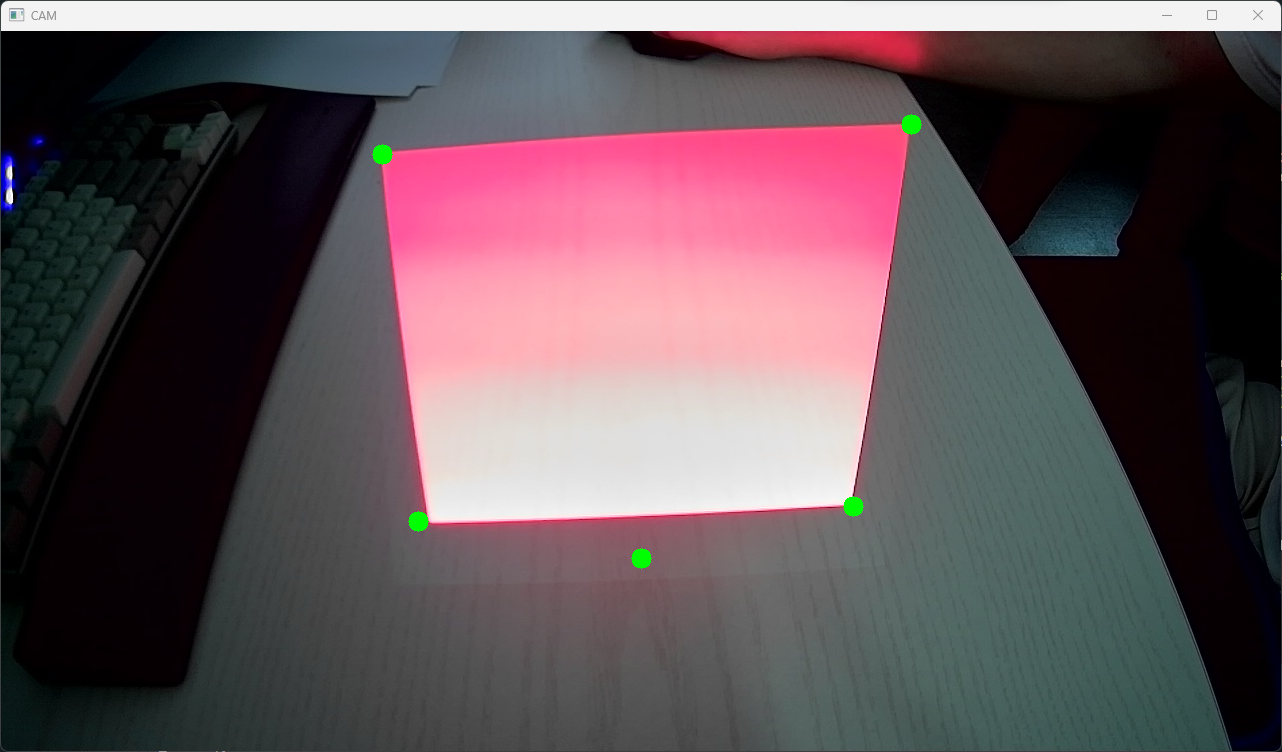
#> input picture test.png, 1282 x 752 px, given in place of the camera
$ jupyter execute edge.ipynb
#> lines starting #> are read from the running program, lines starting #| are printed output that depends on the picture; after the words box and inside, x2 and y2 are one past the last pixel; in counts of white or black regions, pixels touching at a corner belong together
#> further down, image is the input picture: shape (752, 1282, 3); mean B, G, R 87.2, 81.9, 96.9
[cell 1]
import cv2
import numpy as np
import matplotlib.pyplot as plt

[cell 2]
# 초록색 영역을 추출하는 함수
def find_green_corners(image):
    # 이미지를 HSV 색상 공간으로 변환
    hsv = cv2.cvtColor(image, cv2.COLOR_BGR2HSV)
#> hsv: shape (752, 1282, 3); mean H, S, V 101.3, 100.6, 103

    # 초록색 범위 정의 (HSV)
    lower_green = np.array([20, 20, 20])  # 초록색의 하한값
    upper_green = np.array([80, 255, 255])  # 초록색의 상한값

    # 초록색 영역만을 추출
    mask = cv2.inRange(hsv, lower_green, upper_green)
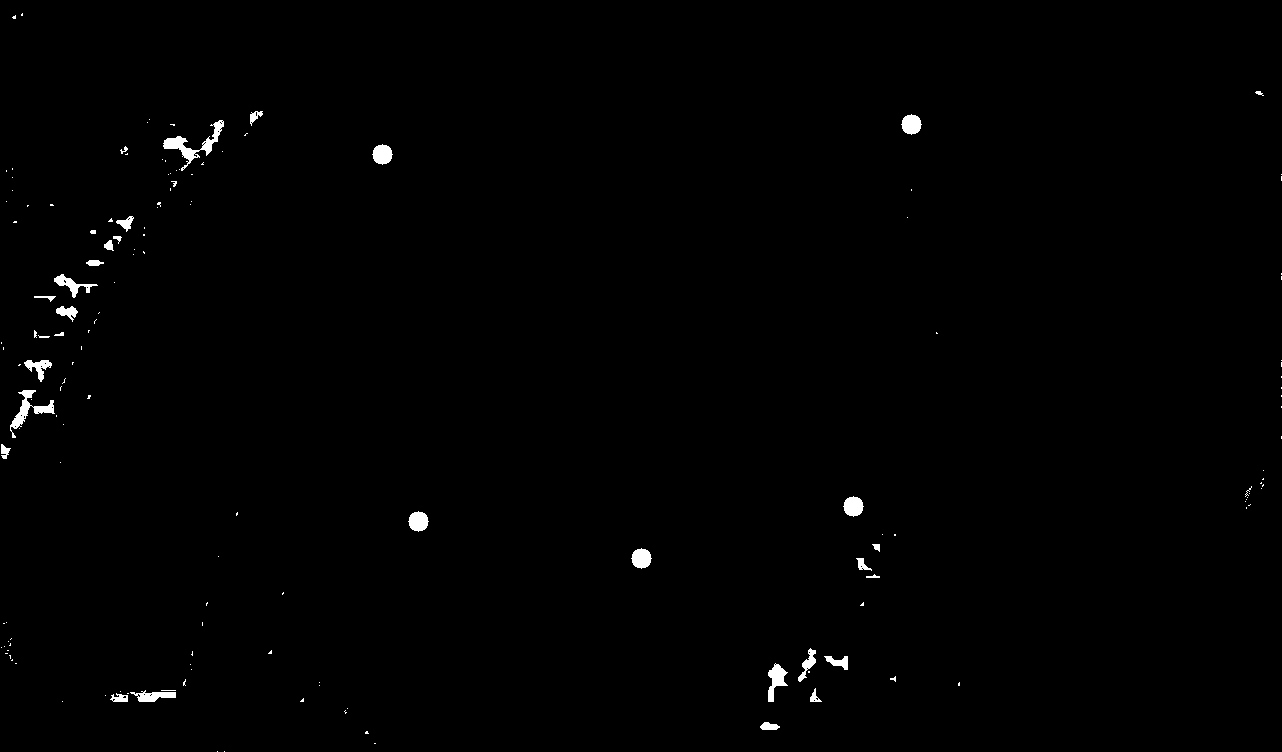
#> mask: shape (752, 1282); 0.65% white; 154 white regions (122 under 20 px)

    # 마스크 이미지로부터 초록색 영역을 추출
    result = cv2.bitwise_and(image, image, mask=mask)

    # 초록색 영역의 윤곽선 검출
    contours, _ = cv2.findContours(mask, cv2.RETR_EXTERNAL, cv2.CHAIN_APPROX_SIMPLE)
#> contours = 154 contours, 128 with area under 20; largest, box (x1, y1, x2, y2) and area: (163, 120, 224, 171) 600, (10, 390, 55, 438) 454, (768, 663, 788, 702) 335, (631, 548, 652, 569) 288, (408, 511, 429, 532) 288

    # 가장 큰 윤곽선 찾기 (초록색 영역이 여러 개인 경우 가장 큰 영역을 선택)
    if len(contours) > 0:
        largest_contour = max(contours, key=cv2.contourArea)
#> largest_contour = contour of 127 points, box (x1, y1, x2, y2) (163, 120, 224, 171), area 600

        # 다각형 근사화를 사용해 꼭짓점 찾기
        epsilon = 0.02 * cv2.arcLength(largest_contour, True)
#> epsilon = 5.64
        approx = cv2.approxPolyDP(largest_contour, epsilon, True)
#> approx = contour of 14 points, box (x1, y1, x2, y2) (164, 120, 223, 171), area 556

        # 꼭짓점 좌표 추출
        corners = [tuple(point[0]) for point in approx]
#> corners = [(222, 120), (210, 125), (214, 138), (199, 150), (186, 148), (180, 136), (164, 140), (164, 148), (178, 147), (189, 160), (181, 170), (199, 157), (196, 151), (211, 150)]

        # 이미지에 꼭짓점 표시 및 좌표 출력
        for corner in corners:
            cv2.circle(image, corner, 5, (0, 0, 255), -1)  # 빨간색 점으로 표시
            cv2.putText(image, f"{corner}", (corner[0] + 5, corner[1] - 5),
                        cv2.FONT_HERSHEY_SIMPLEX, 0.5, (255, 0, 0), 5, cv2.LINE_AA)
#> this loop made 14 passes
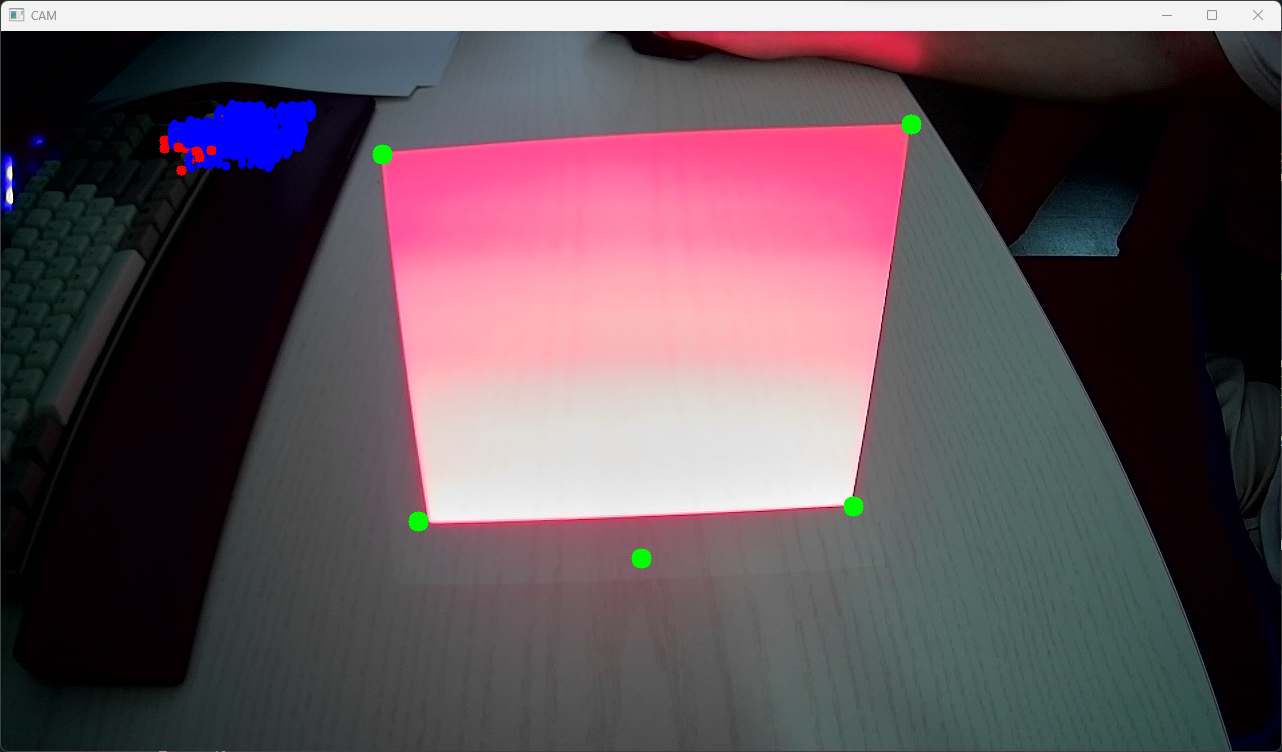
#> image: shape (752, 1282, 3); 0.85% of pixels changed, all inside (x1, y1, x2, y2) = (159, 99, 317, 176)

        return corners, image

    return [], image

[cell 3]
cap = cv2.VideoCapture(0)
ret, image = cap.read()

[cell 4]
# 예제 이미지 불러오기 (카메라 사용 시 아래 부분을 대체)
# image = cv2.imread('edge3.jpg')
# image = cv2.resize(image, (1080, 720))

# 초록색 영역의 꼭짓점 찾기
corners, result_image = find_green_corners(image)

# 결과 출력
print("Corners of the green area:", corners)
#| Corners of the green area: [(222, 120), (210, 125), (214, 138), (199, 150), (186, 148), (180, 136), (164, 140), (164, 148), (178, 147), (189, 160), (181, 170), (199, 157), (196, 151), (211, 150)]
plt.imshow(result_image)
